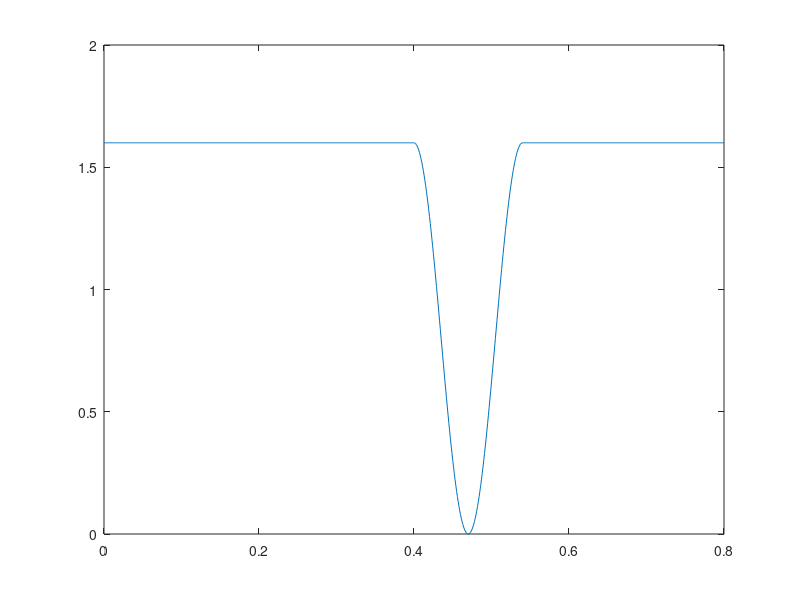

The MATLAB script that drew this image:
% quick hack plot of atrial compliance changes 

% Copyright (c) 2019, Alexander D. Kaiser
% All rights reserved.
% 
% Redistribution and use in source and binary forms, with or without
% modification, are permitted provided that the following conditions are met:
% 
% 1. Redistributions of source code must retain the above copyright notice, this
%    list of conditions and the following disclaimer.
% 
% 2. Redistributions in binary form must reproduce the above copyright notice,
%    this list of conditions and the following disclaimer in the documentation
%    and/or other materials provided with the distribution.
% 
% 3. Neither the name of the copyright holder nor the names of its
%    contributors may be used to endorse or promote products derived from
%    this software without specific prior written permission.
% 
% THIS SOFTWARE IS PROVIDED BY THE COPYRIGHT HOLDERS AND CONTRIBUTORS "AS IS"
% AND ANY EXPRESS OR IMPLIED WARRANTIES, INCLUDING, BUT NOT LIMITED TO, THE
% IMPLIED WARRANTIES OF MERCHANTABILITY AND FITNESS FOR A PARTICULAR PURPOSE ARE
% DISCLAIMED. IN NO EVENT SHALL THE COPYRIGHT HOLDER OR CONTRIBUTORS BE LIABLE
% FOR ANY DIRECT, INDIRECT, INCIDENTAL, SPECIAL, EXEMPLARY, OR CONSEQUENTIAL
% DAMAGES (INCLUDING, BUT NOT LIMITED TO, PROCUREMENT OF SUBSTITUTE GOODS OR
% SERVICES; LOSS OF USE, DATA, OR PROFITS; OR BUSINESS INTERRUPTION) HOWEVER
% CAUSED AND ON ANY THEORY OF LIABILITY, WHETHER IN CONTRACT, STRICT LIABILITY,
% OR TORT (INCLUDING NEGLIGENCE OR OTHERWISE) ARISING IN ANY WAY OUT OF THE USE
% OF THIS SOFTWARE, EVEN IF ADVISED OF THE POSSIBILITY OF SUCH DAMAGE.

C_LA = 1.6; 


center = .47; 
width  = .14; 
radius = width/2; 

bump = @(x) (abs(x - center) < radius) .* cos(pi * (x - center)/width).^2; 

t = 0:.001:.8; 

C_la_time_dep = @(x) C_LA * (1 - bump(x)); 


plot(t, C_la_time_dep(t))















